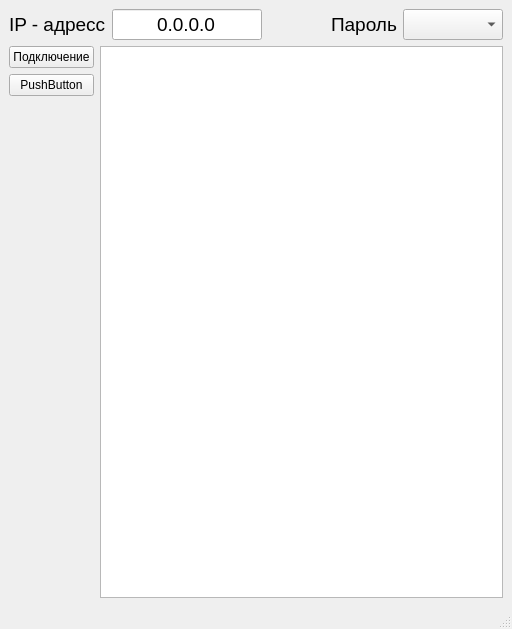
<?xml version="1.0" encoding="UTF-8"?>
<ui version="4.0">
 <class>MainWindow</class>
 <widget class="QMainWindow" name="MainWindow">
  <property name="geometry">
   <rect>
    <x>0</x>
    <y>0</y>
    <width>512</width>
    <height>629</height>
   </rect>
  </property>
  <property name="windowTitle">
   <string>MainWindow</string>
  </property>
  <widget class="QWidget" name="centralwidget">
   <layout class="QVBoxLayout" name="verticalLayout_2">
    <item>
     <layout class="QHBoxLayout" name="horizontalLayout_2">
      <property name="spacing">
       <number>6</number>
      </property>
      <property name="sizeConstraint">
       <enum>QLayout::SetDefaultConstraint</enum>
      </property>
      <property name="leftMargin">
       <number>0</number>
      </property>
      <property name="topMargin">
       <number>0</number>
      </property>
      <property name="rightMargin">
       <number>0</number>
      </property>
      <item>
       <widget class="QLabel" name="label">
        <property name="font">
         <font>
          <pointsize>14</pointsize>
         </font>
        </property>
        <property name="text">
         <string>IP - адресс</string>
        </property>
       </widget>
      </item>
      <item>
       <widget class="QLineEdit" name="lineEdit">
        <property name="minimumSize">
         <size>
          <width>0</width>
          <height>25</height>
         </size>
        </property>
        <property name="maximumSize">
         <size>
          <width>150</width>
          <height>16777215</height>
         </size>
        </property>
        <property name="font">
         <font>
          <pointsize>14</pointsize>
          <italic>false</italic>
          <underline>false</underline>
         </font>
        </property>
        <property name="inputMask">
         <string/>
        </property>
        <property name="text">
         <string>0.0.0.0</string>
        </property>
        <property name="alignment">
         <set>Qt::AlignCenter</set>
        </property>
       </widget>
      </item>
      <item>
       <spacer name="horizontalSpacer">
        <property name="orientation">
         <enum>Qt::Horizontal</enum>
        </property>
        <property name="sizeHint" stdset="0">
         <size>
          <width>40</width>
          <height>20</height>
         </size>
        </property>
       </spacer>
      </item>
      <item>
       <widget class="QLabel" name="label_2">
        <property name="font">
         <font>
          <pointsize>14</pointsize>
         </font>
        </property>
        <property name="text">
         <string>Пароль</string>
        </property>
       </widget>
      </item>
      <item>
       <widget class="QComboBox" name="comboBox">
        <property name="font">
         <font>
          <pointsize>14</pointsize>
         </font>
        </property>
       </widget>
      </item>
     </layout>
    </item>
    <item>
     <layout class="QHBoxLayout" name="horizontalLayout">
      <item>
       <layout class="QVBoxLayout" name="verticalLayout">
        <item>
         <widget class="QPushButton" name="connectBTN">
          <property name="text">
           <string>Подключение</string>
          </property>
         </widget>
        </item>
        <item>
         <widget class="QPushButton" name="pushButton_2">
          <property name="text">
           <string>PushButton</string>
          </property>
         </widget>
        </item>
        <item>
         <spacer name="verticalSpacer">
          <property name="orientation">
           <enum>Qt::Vertical</enum>
          </property>
          <property name="sizeHint" stdset="0">
           <size>
            <width>20</width>
            <height>40</height>
           </size>
          </property>
         </spacer>
        </item>
       </layout>
      </item>
      <item>
       <widget class="QTextEdit" name="textEdit"/>
      </item>
     </layout>
    </item>
   </layout>
  </widget>
  <widget class="QStatusBar" name="statusbar"/>
 </widget>
 <resources/>
 <connections/>
</ui>
